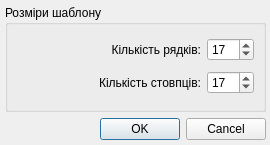
<?xml version="1.0" encoding="UTF-8"?>
<ui version="4.0">
 <class>SizeOfTemplate</class>
 <widget class="QDialog" name="SizeOfTemplate">
  <property name="windowModality">
   <enum>Qt::WindowModal</enum>
  </property>
  <property name="geometry">
   <rect>
    <x>0</x>
    <y>0</y>
    <width>270</width>
    <height>145</height>
   </rect>
  </property>
  <property name="sizePolicy">
   <sizepolicy hsizetype="Preferred" vsizetype="Preferred">
    <horstretch>0</horstretch>
    <verstretch>0</verstretch>
   </sizepolicy>
  </property>
  <property name="minimumSize">
   <size>
    <width>270</width>
    <height>145</height>
   </size>
  </property>
  <property name="maximumSize">
   <size>
    <width>270</width>
    <height>145</height>
   </size>
  </property>
  <property name="windowTitle">
   <string>Dialog</string>
  </property>
  <property name="sizeGripEnabled">
   <bool>false</bool>
  </property>
  <property name="modal">
   <bool>false</bool>
  </property>
  <widget class="QWidget" name="layoutWidget">
   <property name="geometry">
    <rect>
     <x>5</x>
     <y>5</y>
     <width>261</width>
     <height>135</height>
    </rect>
   </property>
   <layout class="QVBoxLayout" name="verticalLayout_2">
    <item>
     <widget class="QGroupBox" name="groupBox">
      <property name="enabled">
       <bool>true</bool>
      </property>
      <property name="minimumSize">
       <size>
        <width>0</width>
        <height>0</height>
       </size>
      </property>
      <property name="title">
       <string>Розміри шаблону</string>
      </property>
      <layout class="QVBoxLayout" name="verticalLayout">
       <item>
        <layout class="QHBoxLayout" name="horizontalLayout" stretch="0,0,0">
         <property name="sizeConstraint">
          <enum>QLayout::SetDefaultConstraint</enum>
         </property>
         <item>
          <spacer name="horizontalSpacer">
           <property name="orientation">
            <enum>Qt::Horizontal</enum>
           </property>
           <property name="sizeHint" stdset="0">
            <size>
             <width>2</width>
             <height>20</height>
            </size>
           </property>
          </spacer>
         </item>
         <item>
          <widget class="QLabel" name="label">
           <property name="sizePolicy">
            <sizepolicy hsizetype="Expanding" vsizetype="Preferred">
             <horstretch>0</horstretch>
             <verstretch>0</verstretch>
            </sizepolicy>
           </property>
           <property name="minimumSize">
            <size>
             <width>118</width>
             <height>0</height>
            </size>
           </property>
           <property name="layoutDirection">
            <enum>Qt::RightToLeft</enum>
           </property>
           <property name="text">
            <string>Кількість рядків:</string>
           </property>
           <property name="alignment">
            <set>Qt::AlignRight|Qt::AlignTrailing|Qt::AlignVCenter</set>
           </property>
          </widget>
         </item>
         <item>
          <widget class="QSpinBox" name="spinRows">
           <property name="minimum">
            <number>9</number>
           </property>
           <property name="maximum">
            <number>201</number>
           </property>
           <property name="singleStep">
            <number>2</number>
           </property>
           <property name="value">
            <number>17</number>
           </property>
          </widget>
         </item>
        </layout>
       </item>
       <item>
        <layout class="QHBoxLayout" name="horizontalLayout_2" stretch="0,1,0">
         <property name="sizeConstraint">
          <enum>QLayout::SetDefaultConstraint</enum>
         </property>
         <item>
          <spacer name="horizontalSpacer_2">
           <property name="orientation">
            <enum>Qt::Horizontal</enum>
           </property>
           <property name="sizeHint" stdset="0">
            <size>
             <width>2</width>
             <height>20</height>
            </size>
           </property>
          </spacer>
         </item>
         <item>
          <widget class="QLabel" name="label_2">
           <property name="sizePolicy">
            <sizepolicy hsizetype="Expanding" vsizetype="Preferred">
             <horstretch>0</horstretch>
             <verstretch>0</verstretch>
            </sizepolicy>
           </property>
           <property name="minimumSize">
            <size>
             <width>132</width>
             <height>0</height>
            </size>
           </property>
           <property name="maximumSize">
            <size>
             <width>16777213</width>
             <height>16777215</height>
            </size>
           </property>
           <property name="layoutDirection">
            <enum>Qt::RightToLeft</enum>
           </property>
           <property name="text">
            <string>Кількість стовпців:</string>
           </property>
           <property name="alignment">
            <set>Qt::AlignRight|Qt::AlignTrailing|Qt::AlignVCenter</set>
           </property>
          </widget>
         </item>
         <item>
          <widget class="QSpinBox" name="spinColumns">
           <property name="minimum">
            <number>9</number>
           </property>
           <property name="maximum">
            <number>201</number>
           </property>
           <property name="singleStep">
            <number>2</number>
           </property>
           <property name="value">
            <number>17</number>
           </property>
          </widget>
         </item>
        </layout>
       </item>
      </layout>
     </widget>
    </item>
    <item>
     <widget class="QDialogButtonBox" name="buttonBox">
      <property name="orientation">
       <enum>Qt::Horizontal</enum>
      </property>
      <property name="standardButtons">
       <set>QDialogButtonBox::Cancel|QDialogButtonBox::Ok</set>
      </property>
     </widget>
    </item>
   </layout>
  </widget>
 </widget>
 <resources/>
 <connections>
  <connection>
   <sender>buttonBox</sender>
   <signal>accepted()</signal>
   <receiver>SizeOfTemplate</receiver>
   <slot>accept()</slot>
   <hints>
    <hint type="sourcelabel">
     <x>249</x>
     <y>143</y>
    </hint>
    <hint type="destinationlabel">
     <x>157</x>
     <y>154</y>
    </hint>
   </hints>
  </connection>
  <connection>
   <sender>buttonBox</sender>
   <signal>rejected()</signal>
   <receiver>SizeOfTemplate</receiver>
   <slot>reject()</slot>
   <hints>
    <hint type="sourcelabel">
     <x>269</x>
     <y>143</y>
    </hint>
    <hint type="destinationlabel">
     <x>279</x>
     <y>154</y>
    </hint>
   </hints>
  </connection>
 </connections>
</ui>
